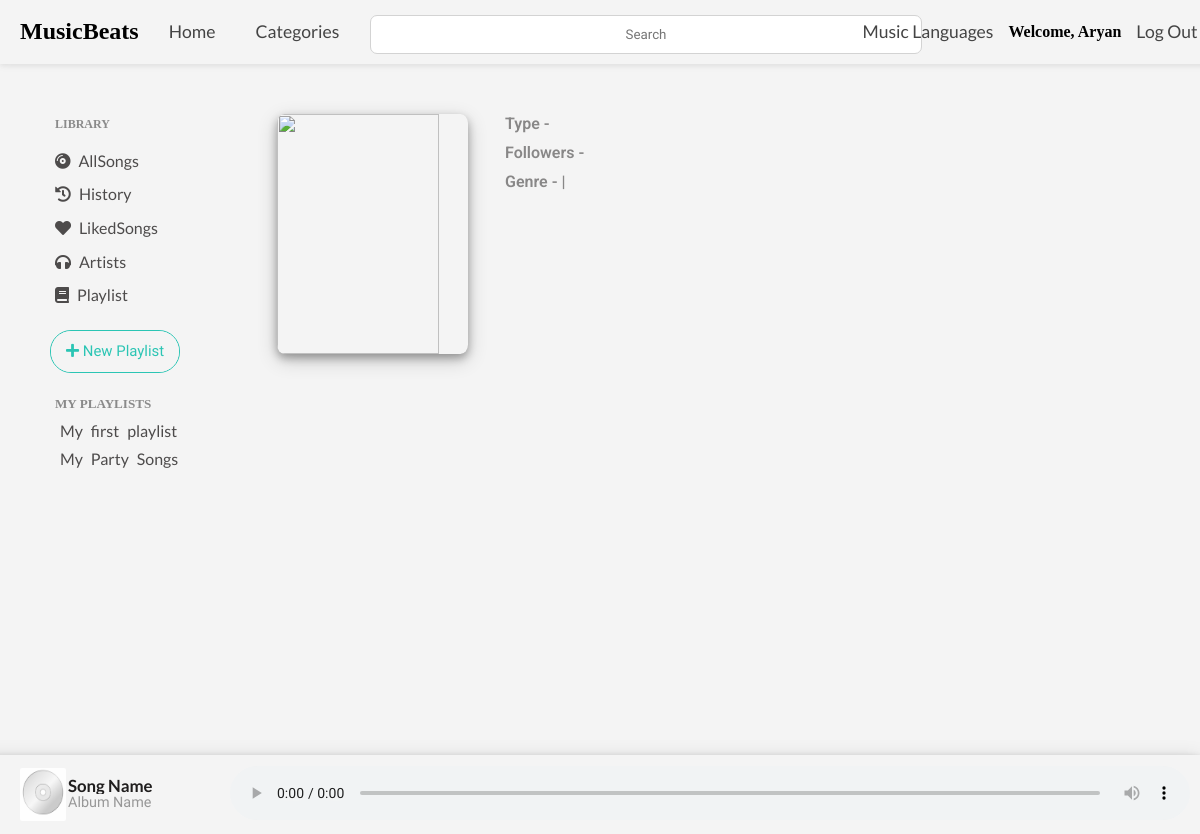
/album/1 (signed in), run on the app's committed database.
### music_app/models.py (models this page shows, shortened)
class Playlist(models.Model):
    playlist_id = models.AutoField(primary_key=True)
    user = models.ForeignKey(User, on_delete=models.CASCADE)
    music_ids = ListCharField(base_field=models.CharField(max_length=100), size=100, max_length=(100 * 101))
    playlist_name = models.CharField(max_length=10000000, default="")
    likes = models.IntegerField(default=0)
    followers = models.IntegerField(default=0)
    plays = models.IntegerField(default=0)

### music_app/views.py (the view)
# urls.py: path('album/<int:id>', views.singerpost, name='singerpost'),
def singerpost(request, id):
    user = request.user
    myPlaylists  = []
    if user.is_authenticated:
        myPlaylists = list(Playlist.objects.filter(user=user))
    singer = Singer.objects.filter(singer_id=id).first()
    singerSongs = Song.objects.filter(singer1=singer.name).all()
    name = singer.name
    print(name)
    results = spotify.search(q='artist:' + name, type='artist')
    items = results['artists']['items']
    results = spotify.artist_top_tracks(items[0]['uri'])
    final_result=results['tracks'][:10]
    items[0]['type'] = items[0]['type'].capitalize()
    for i in range (len(items[0]['genres'])):
        items[0]['genres'][i] = items[0]['genres'][i].title()
    return render(request, 'singerpost.html', {'singerSongs': final_result, 'singer':items[0], 'myPlaylists':myPlaylists})

### music_app/templates/singerpost.html (shortened to what this page needs)
{%extends 'header.html'%}
{% block body %}
{% load static %}
    <link rel="stylesheet" href="{% static 'singerpost.css' %}">
<div id="body-center">
    <div id="playlist">
        <div class="card">
            <img src="{{singer.images.0.url}}" />
            <div class="cardData">
                <p style="margin: 0px 10px 10px 0px; font-size: 1rem; font-weight: 550; font-family: 'Roboto', sans-serif; color: rgb(136, 135, 135);">
                    Type - {{singer.type}}</p>
                <p style="margin: 0px 10px 10px 0px; font-size: 1rem; font-weight: 550; font-family: 'Roboto', sans-serif; color: rgb(136, 135, 135);">
                    Followers - {{singer.followers.total}}</p>
                <p style="margin: 0px 10px 10px 0px; font-size: 1rem; font-weight: 550; font-family: 'Roboto', sans-serif; color: rgb(136, 135, 135);">
                    Genre - {{singer.genres.0}} | {{singer.genres.1}}</p>
            </div>
        </div>
    </div>
</div>
<div id="audio_main" class="audio-decs">
    <div class="audio-data">
        <img id="audio-img" style="height: 53px; width: 64%; border-radius: 4%; margin: 3px 0px 3px 30px;"
            src="{% static 'staticDisk.jpg' %}" alt="Image here">
        <div style="margin: auto 6px;">
            <h4 id="audio-song">Song Name</h4>
            <p id="audio-movie" style="color: rgb(151, 151, 151);">Album Name</p>
        </div>
    </div>
    <div style="margin: auto 0px;">
        <audio preload="none" controls id="audioPlayer">
        </audio>
    </div>
</div>
{% endblock %}

### music_app/templates/header.html (shortened to what this page needs)
<!doctype html>
<html lang="en">
{% load static %}
{% load socialaccount %}
<head>
    <link rel="stylesheet" href="https://unpkg.com/flickity@2/dist/flickity.min.css">
    <link rel="stylesheet" href="https://pro.fontawesome.com/releases/v5.10.0/css/all.css"
 />
    <link rel="stylesheet" href="{% static 'hamburgerNavbar.css' %}">
    <link rel="stylesheet" href="{% static 'navbar.css' %}">
    <link rel="stylesheet" href="{% static 'centerBody.css' %}">
    <link rel="stylesheet" href="{% static 'leftBody.css' %}">
    <link rel="stylesheet" href="{% static 'audioBar.css' %}">
    <link rel="stylesheet" href="{% static 'playlistPopUp.css' %}">
    <link rel="stylesheet" href="{% static 'loginSignup.css' %}">
    <link rel="stylesheet" href="{% static 'loader.css' %}">
    <link rel="stylesheet" href="{% static 'footer.css' %}">
    <link rel="stylesheet" href="{% static 'mediaQueries.css' %}">
    <link rel="stylesheet" href="{% static 'alert.css' %}">
    <link rel="stylesheet" href="{% static 'customScrollBar.css' %}">
</head>
<body>
    <div id="navbar">
        <div id="nav-left">
            <h2 style="margin: auto 10px;">MusicBeats</h2>
            <a style="margin: auto 10px;" href="/">Home</a>
            <a style="margin: auto 10px;" href="">Categories</a>
        </div>
        <div id='nav-center'>
            <form class="searchBar" autocomplete="off" method="POST" action="/searchResults"> {% csrf_token %}
                <input type="text" class="searchText" name="data" placeholder="Search">
            </form>
        </div>
        <div id="nav-right">
            <a style="margin: auto;" href="">Music Languages</a>
            {% if user.is_authenticated %}
            <h4 style="margin: auto;">Welcome, {{user.first_name}}</h4>
            <a style="margin: auto;" href="/logout">Log Out</a>
            {% else %}
            <a id="modal_trigger" href="#modal">Login or Register</a>
            {% endif %}
        </div>
    </div>
    <div id="body-left">
        <div>
            <p
                style="margin: 5px; font-size: 0.75rem; font-weight: 700; line-height: 2.5; color: rgb(138, 138, 138); text-align: left;">
                LIBRARY</p>
            <a class="left-panel-btn" href="/allSongs"><i class="fas fa-compact-disc"></i> AllSongs</a><br>
            {% if user.is_authenticated %}
            <a class="left-panel-btn" href="/history"><i class="fas fa-history"></i> History</a><br>
            {% endif %}
            {% if user.is_authenticated %}
            <a class="left-panel-btn" href="/likesong"><i class="fas fa-heart"></i> LikedSongs</a><br>
            {% endif %}
            <a class="left-panel-btn"><i class="fas fa-headphones"></i> Artists</a><br>
            <a class="left-panel-btn"><i class="fas fa-book"></i> Playlist</a><br>
            <br>
            {% if user.is_authenticated %}
            <a class="glow-on-hover"
                onclick="document.getElementById('modal-wrapper-playlist').style.display='block'"><i
                    class="fas fa-plus"></i> New Playlist</a>
            {% endif %}
            <br>
            <br>
            <div>
                {% if myPlaylists %}
                <p
                    style="margin: 5px; font-size: 0.82rem; font-weight: 700; color: rgb(138, 138, 138); text-align: left;">
                    MY PLAYLISTS</p>
                {% for playlist in myPlaylists %}
                <a class="left-panel-playlist-btn"
                    href="/myPlaylist/{{playlist.playlist_id}}">{{playlist.playlist_name}}</a><br>
                {% endfor %}
                {% endif %}
            </div>
        </div>
    </div>
    {% block body %}
    {% endblock %}
</body>
</html>

### music_app/static/hamburgerNavbar.css (style rules this page uses)
* { margin: 0; padding: 0; }
body { width: 100%; height: 139px; background-color: rgb(244, 244, 244); overflow: hidden; }
html { scroll-behavior: smooth; }

### music_app/static/navbar.css (style rules this page uses)
#navbar { width: 100%; padding: 10px; display: grid; grid-template-columns: 30% 40% 30%; overflow: hidden; box-shadow: 0 2px 4px 0 rgba(0, 0, 0, 0.05), 0 1px 10px 0 rgba(0, 0, 0, 0.05); }
#nav-right { display: flex; }
#nav-left { display: flex; }
#navbar a { text-decoration: none; padding: 10px; font-family: 'Lato', sans-serif; cursor: pointer; font-size: 1.1rem; color: rgb(68, 68, 68); }
.searchText { width: 550px; height: 2.3rem; border-radius: 7px; margin: 5px auto 0px auto; text-align: center; color: rgb(130, 131, 131); border: 1px solid rgb(211, 211, 211); font-family: 'Baloo Bhai 2', cursive; }

### music_app/static/centerBody.css (style rules this page uses)
#body-center { height: 550px; padding: 20px; margin-left: 240px; padding-right: 40px; overflow: auto; }

### music_app/static/leftBody.css (style rules this page uses)
#body-left { width: 150px; height: 700px; background-repeat: repeat-y; overflow: hidden; position: absolute; padding: 40px 0px 30px 50px; }
.left-panel-btn { font-family: 'Lato', sans-serif; margin: 5px; font-size: 1rem; line-height: 2.1; word-spacing: 0.3rem; color: rgb(77, 75, 75); text-decoration: none; text-align: left; cursor: pointer; }
.left-panel-playlist-btn { font-family: 'Lato', sans-serif; margin: 5px 0px; padding: 5px 10px; font-size: 1rem; line-height: 1.8; word-spacing: 0.3rem; color: rgb(77, 75, 75); text-decoration: none; text-align: left; cursor: pointer; border-radius: 7px; transition: 0.2s; }
.glow-on-hover { display: inline-block; text-decoration: none; vertical-align: middle; font-family: 'Baloo Bhai 2', cursive; padding: 6px 27px; font-size: .93333rem; line-height: 1.4; padding: 10px 15px 10px 15px; border: 1px solid #2bc5b4; outline: none; color: #2bc5b4; background: rgb(244, 244, 244); cursor: pointer; position: relative; z-index: 0; border-radius: 21px; }
.glow-on-hover:before { content: ''; background: linear-gradient(45deg, #4cdac2, #00ffd5, #079c8b, #8feede); position: absolute; top: -2px; left:-2px; background-size: 400%; z-index: -1; filter: blur(2px); width: calc(100% + 4px); height: calc(100% + 4px); animation: glowing 20s linear infinite; opacity: 0; transition: opacity .4s ease-in-out; border-radius: 21px; }
.glow-on-hover:after { z-index: -1; content: ''; position: absolute; width: 100%; height: 100%; background: rgb(244, 244, 244); left: 0; top: 0; border-radius: 21px; }

### music_app/static/audioBar.css (style rules this page uses)
.audio-decs { display: grid; grid-template-columns: 20% 80%; position: fixed; bottom: 0px; right: 0px; width: 100%; padding: 10px; z-index: 1; background-color: rgb(244, 244, 244); box-shadow: 0 4px 8px 0 rgba(0, 0, 0, 0.3), 0 6px 20px 0 rgba(0, 0, 0, 0.19); }
.audio-data { display: grid; grid-template-columns: 30% 80%; }
.audio-decs h4 { font-family: 'Lato', sans-serif; line-height: 1; font-size: 1.05rem; color: rgb(31, 29, 29); white-space: nowrap; overflow: hidden; text-overflow: ellipsis; }
.audio-decs p { font-family: 'Baloo Bhai 2', cursive; font-size: 0.9rem; color: rgb(156, 156, 156); white-space: nowrap; overflow: hidden; text-overflow: ellipsis; }
#audioPlayer { width: 100%; }

### music_app/static/singerpost.css (style rules this page uses)
#body-center { height: 550px; padding: 20px; margin-left: 240px; padding-right: 40px; overflow: auto; }
.card { padding: 30px 0px; display: grid; grid-template-columns: 25% 75%; }
.cardData { padding: 0px 20px; }
.card img { box-shadow: 0 4px 8px 0 rgba(0, 0, 0, 0.3), 0 6px 20px 0 rgba(0, 0, 0, 0.19); border-radius: 4%; margin: 0px auto; height: 240px; width: 85%; }
h2 { margin-left: 35px; }
#playlist { list-style: none; }

### data on the page
Playlist: playlist_name "My first playlist"
Playlist: playlist_name "My Party Songs"

### other printed values
{{ user.first_name }} "Aryan"
